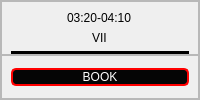
                           <widget class="QFrame" name="frame_66">
                            <property name="frameShape">
                             <enum>QFrame::StyledPanel</enum>
                            </property>
                            <property name="frameShadow">
                             <enum>QFrame::Raised</enum>
                            </property>
                            <layout class="QVBoxLayout" name="verticalLayout_50">
                             <property name="spacing">
                              <number>0</number>
                             </property>
                             <property name="leftMargin">
                              <number>0</number>
                             </property>
                             <property name="topMargin">
                              <number>0</number>
                             </property>
                             <property name="rightMargin">
                              <number>0</number>
                             </property>
                             <property name="bottomMargin">
                              <number>0</number>
                             </property>
                             <item>
                              <widget class="QFrame" name="frame_67">
                               <property name="frameShape">
                                <enum>QFrame::StyledPanel</enum>
                               </property>
                               <property name="frameShadow">
                                <enum>QFrame::Raised</enum>
                               </property>
                               <layout class="QVBoxLayout" name="verticalLayout_51">
                                <property name="bottomMargin">
                                 <number>0</number>
                                </property>
                                <item alignment="Qt::AlignHCenter">
                                 <widget class="QLabel" name="label_35">
                                  <property name="styleSheet">
                                   <string notr="true">font: 10pt &quot;Copperplate Gothic Bold&quot;;
background-color: rgba(0, 0, 0, 0);
color: rgb(0, 0, 0);</string>
                                  </property>
                                  <property name="text">
                                   <string>03:20-04:10</string>
                                  </property>
                                 </widget>
                                </item>
                                <item alignment="Qt::AlignHCenter">
                                 <widget class="QLabel" name="label_36">
                                  <property name="styleSheet">
                                   <string notr="true">font: 10pt &quot;Copperplate Gothic Bold&quot;;
background-color: rgba(0, 0, 0, 0);
color: rgb(0, 0, 0);</string>
                                  </property>
                                  <property name="text">
                                   <string>VII</string>
                                  </property>
                                 </widget>
                                </item>
                                <item>
                                 <widget class="Line" name="line_9">
                                  <property name="styleSheet">
                                   <string notr="true">background-color: rgb(0, 0, 0);</string>
                                  </property>
                                  <property name="orientation">
                                   <enum>Qt::Horizontal</enum>
                                  </property>
                                 </widget>
                                </item>
                               </layout>
                              </widget>
                             </item>
                             <item>
                              <widget class="QFrame" name="frame_68">
                               <property name="frameShape">
                                <enum>QFrame::StyledPanel</enum>
                               </property>
                               <property name="frameShadow">
                                <enum>QFrame::Raised</enum>
                               </property>
                               <layout class="QVBoxLayout" name="verticalLayout_52">
                                <item>
                                 <widget class="QPushButton" name="pushButton_16">
                                  <property name="styleSheet">
                                   <string notr="true">QPushButton#pushButton_16{
 border: 2px solid red;
	font: 10pt &quot;Copperplate Gothic Light&quot;;
	background-color:rgba(0,0,0,250);
    color: rgb(255,255,255);
    border-radius:5px;
}
QPushButton#pushButton_16:hover{
    background-color:rgb(255,255,255);
    color: rgb(0,0,0);
}
QPushButton#pushButton_16:pressed{
    background-color: rgba(255,255,255,210);
}</string>
                                  </property>
                                  <property name="text">
                                   <string>BOOK</string>
                                  </property>
                                  <property name="icon">
                                   <iconset resource="attachments/icons.qrc">
                                    <normaloff>:/icons/edit.svg</normaloff>:/icons/edit.svg</iconset>
                                  </property>
                                  <property name="iconSize">
                                   <size>
                                    <width>20</width>
                                    <height>50</height>
                                   </size>
                                  </property>
                                 </widget>
                                </item>
                               </layout>
                              </widget>
                             </item>
                            </layout>
                           </widget>
